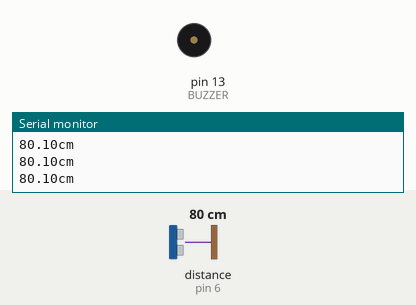
The sketch below on a simulated Arduino Uno, built with avr-gcc and run on an emulated ATmega328P. Parts: buzzer (waves = sounding, pin HIGH), the last lines printed to the serial monitor. Wiring (inferred from the names in the program): ultrasonic range finder: trigger pin 5; echo pin 6. The inputs (shaded band) are chosen by the test bench; at power-on: distance to the obstacle (sensor on pin 6) 80 cm. The echo pulse lasts 58.3 µs per cm; pins used as bus, display or sensor lines are not drawn.

Above: at 1.4 s.
1.5 s: distance to the obstacle (sensor on pin 6) set to 32 cm
3.1 s: distance to the obstacle (sensor on pin 6) set to 27 cm
At 3.5 s:
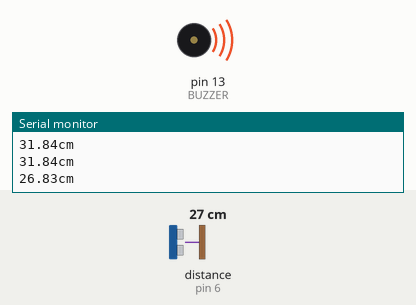
6.3 s: distance to the obstacle (sensor on pin 6) set to 35 cm
At 6.3 s:
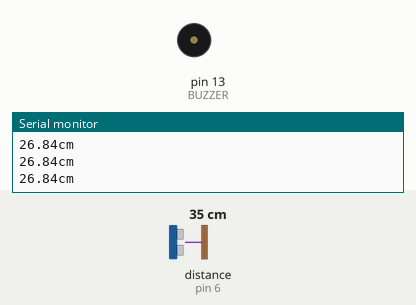
Timing chart, 0 to 9.3 s (numbered marks = the images above; inputs shaded):
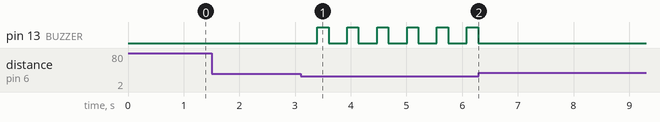

Measured:
- the behaviour switches between 31 and 30 cm on distance to the obstacle (sensor on pin 6) (found by bisection; images 0 and 1)
- after the input at 3.1 s, pin 13 (BUZZER): alternates HIGH for 0.20 s and LOW for 0.34 s, starting after 0.30 s
- after the input at 6.3 s, pin 13 (BUZZER): stops changing and stays LOW

The sketch:

5.PAS_Opt.ino
```cpp
#define TRIG 5 // TRIG를 5로 선언
#define ECHO 6 // ECHO를 6으로 선언
#define BUZZER 13 // BUZZER를 9로 선언

void setup() {
  // put your setup code here, to run once:

  Serial.begin(9600);  // 초음파센서의 동작 상태를 확인하기 위해 시리얼 통신을 설정(전송속도 9600bps)

  pinMode(TRIG, OUTPUT);  //초음파 송신부를 출력 설정
  pinMode(ECHO, INPUT);   //초음파 수신부를 입력 설정
  pinMode(BUZZER, OUTPUT);
}

void loop() {
  // put your main code here, to run repeatedly:

  digitalWrite(TRIG, LOW);
  digitalWrite(ECHO, LOW);
  delayMicroseconds(2);
  digitalWrite(TRIG, HIGH);
  delayMicroseconds(10);
  digitalWrite(TRIG, LOW); // 10ms만큼 출력

  unsigned long duration = pulseIn(ECHO, HIGH);

  float distance = duration / 29.0 / 2.0; // 초음파는 1초당 340m를 이동(29us 당 1cm를 이동)
                                          // 따라서, 초음파의 이동 거리 = duration(왕복에 걸린시간) / 29 / 2

  Serial.print(distance);   // 측정된 거리 값를 시리얼 모니터에 출력합니다.
  Serial.println("cm");
  if(distance <= 100){
  delay(distance*5);

  if(distance <= 30) // 거리가 15cm 이하일 때
  {
    digitalWrite(BUZZER, HIGH);
    delay(200);
  }
  else;
  digitalWrite(BUZZER, LOW);

  delay(200);
  }
}
```
